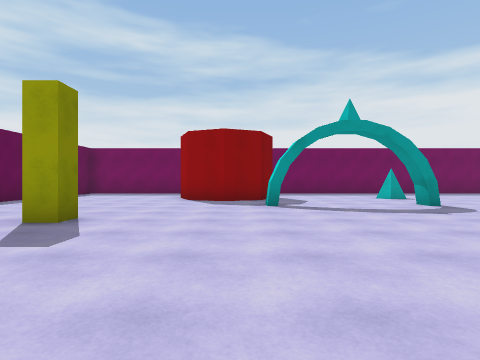
[1] (above)

21 first-person views from a walk through a scene from a Unity 3-D project. The camera is 1.2 m above the floor, looks level and sees 80° across. The floor is counted in squares, 2 m on a side. Each view is taken from the middle of a square. On the plan, view 1 faces up. The plan holds only what a view shows up to about 9 squares ahead; the rest is blank.

[2]
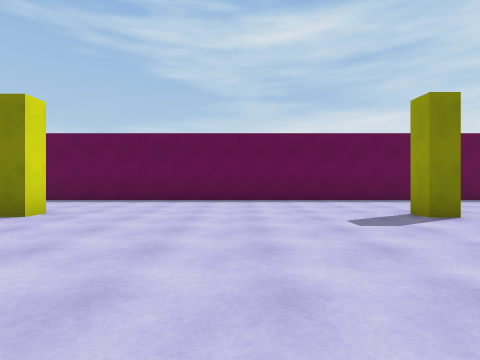

[3]
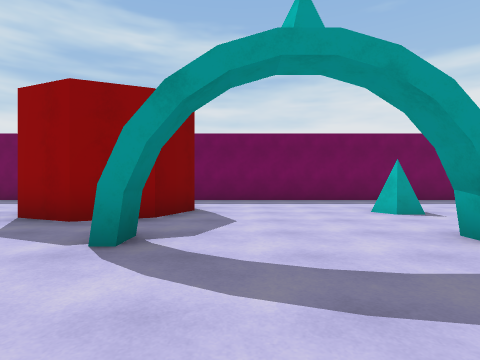

[4]
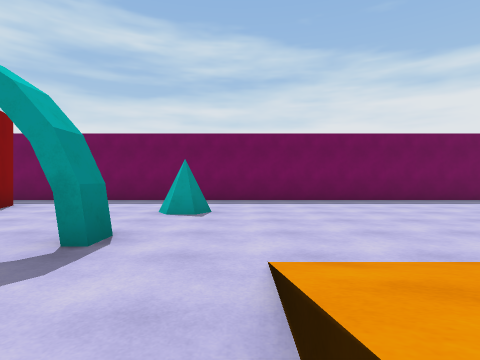

[5]
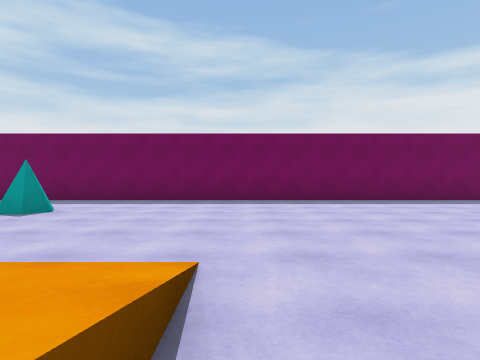

[6]
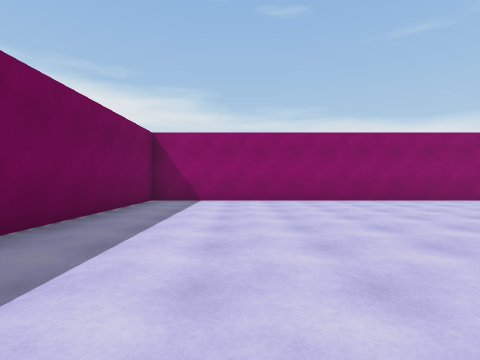

[7]
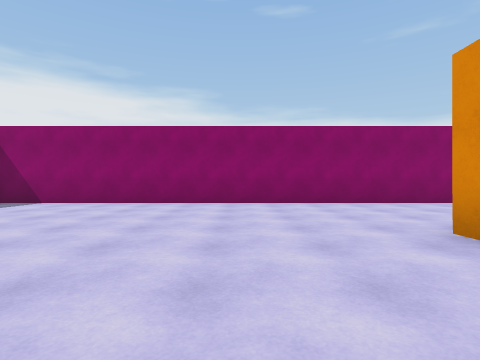

[8]
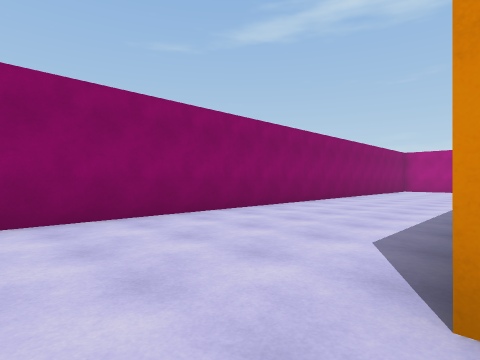

[9]
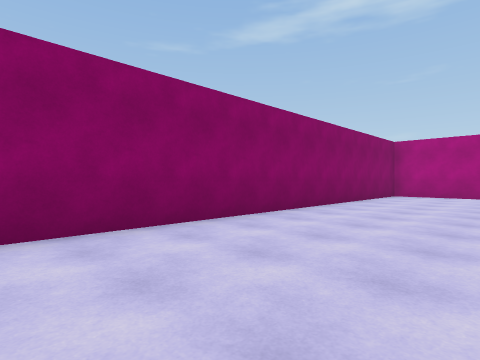

[10]
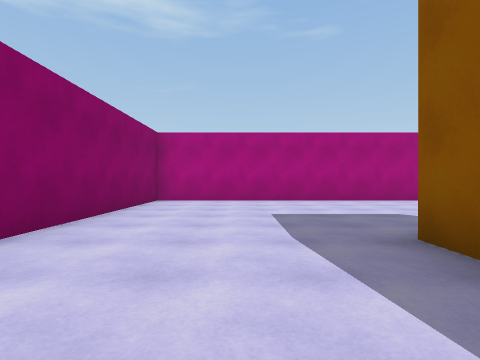

[11]
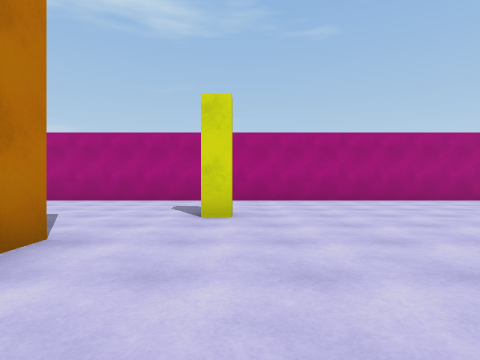

[12]
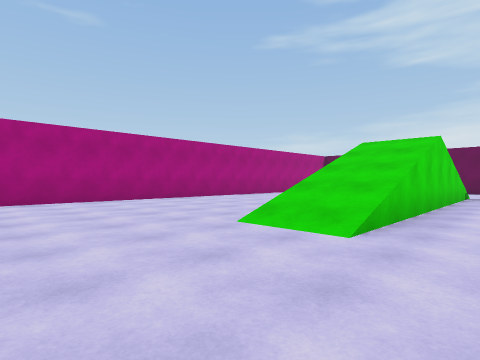

[13]
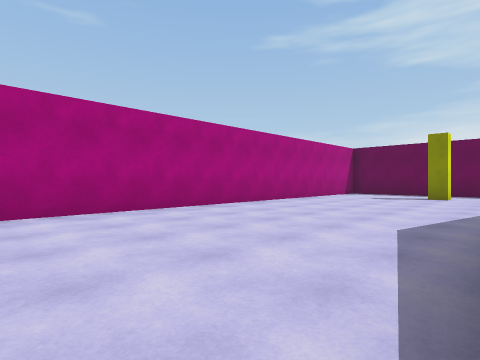

[14]
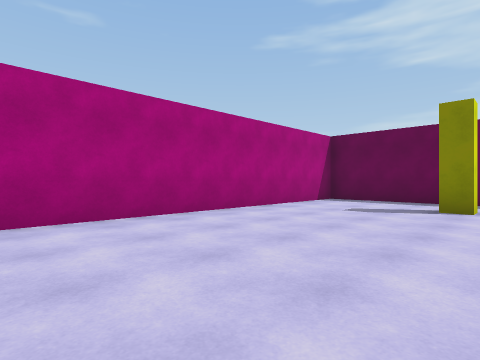

[15]
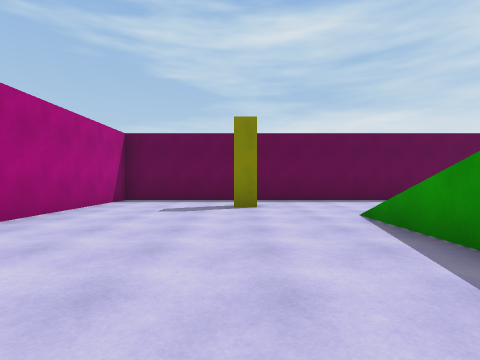

[16]
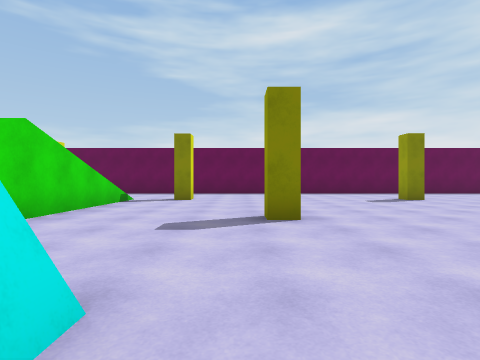

[17]
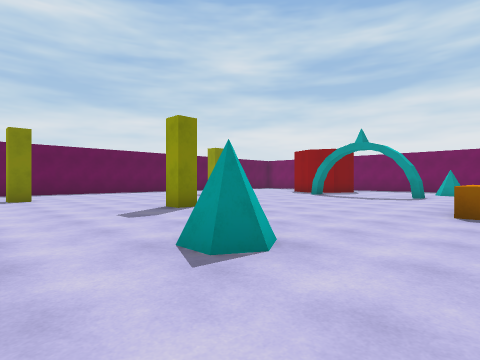

[18]
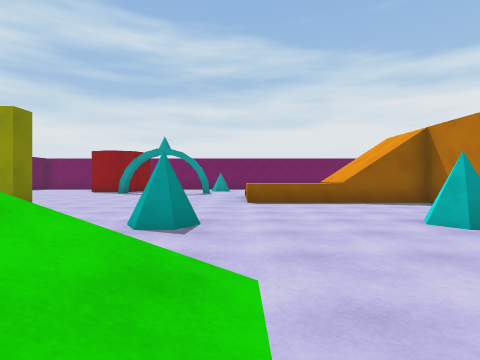

[19]
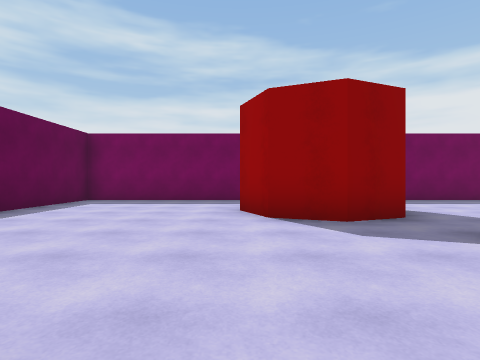

[20]
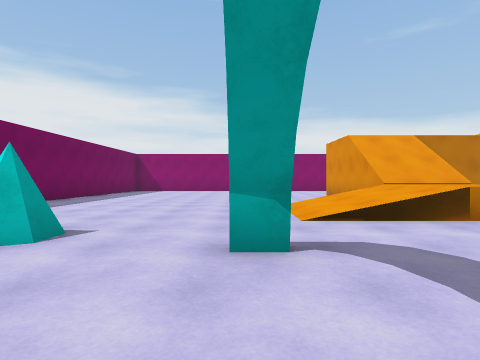

[21]
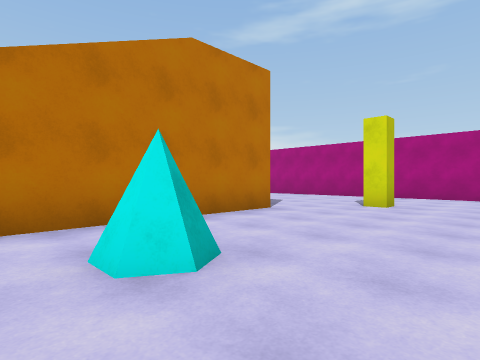

### Floor plan
Key: @ floor where view 1 was taken; # wall or solid block; . main floor; : floor 1 m higher than the main floor; + floor 4 m higher than the main floor; * floor 6 m higher than the main floor; / step, stairs or slope; O other object.
Columns run from 7 left of view 1 to 18 right of it. Each row starts with its distance up from view 1.
 13 ##########################
 12 #..... ..................#
 11 #..... #.................#
 10 #....####................#
  9 #.....##....O............#
  8 #........................#
  7 #.......#...#............#
  6 #............///.........#
  5 #............///.........#
  4 #...#........///.........#
  3 #............/::/// /....#
  2 #............/  /// /....#
  1 #................./  ....#
  0 #......@#.........   ....#
 -1 #.................+  ....#
 -2 #...........O...O./  ....#
 -3 #...#.............   ....#
 -4 #.................*  ....#
 -5 #...     /////....* /....#
 -6 #..../////////....# /....#
 -7 #........................#
 -8 #..#.............#.......#
 -9 #........................#
-10 #........................#
-11 #........................#
-12 ##########################

Positions as (right, up) in squares from view 1, and headings:
1: (0, 0), facing up
2: (2, 1), facing left
3: (2, 4), facing up
4: (6, 4), facing up
5: (9, 4), facing up
6: (9, 10), facing right
7: (10, 6), facing right
8: (13, 5), facing down-right
9: (14, 0), facing down-right
10: (15, -3), facing down
11: (9, -3), facing down
12: (9, -3), facing down-left
13: (6, -6), facing down-left
14: (2, -7), facing down-left
15: (2, -8), facing left
16: (6, -1), facing left
17: (7, -4), facing up-left
18: (6, -6), facing up
19: (-2, 4), facing up
20: (2, 7), facing right
21: (7, -1), facing down-right
